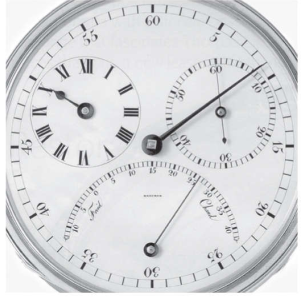
#> input picture Code2/clock.png, 303 x 298 px
$ jupyter execute Lab2.ipynb
#> lines starting #> are read from the running program, lines starting #| are printed output that depends on the picture; after the words box and inside, x2 and y2 are one past the last pixel; in counts of white or black regions, pixels touching at a corner belong together
[cell 1]
import cv2
from google.colab.patches import cv2_imshow

[cell 2]
import numpy as np

[cell 3]
bl_box=np.ones((500,500,3))

[cell 4]
bl_box

[cell 5]
cv2_imshow(bl_box)

[cell 6]
image_rec = cv2.rectangle(bl_box,(0,0),(500,500),(255,255,255),cv2.FILLED)
#> bl_box: shape (500, 500, 3) float64; every value is 255

[cell 7]
cv2_imshow(image_rec)

[cell 8]
image_cir = cv2.circle(image_rec,(150,150), 100, (0,0,0),cv2.FILLED)
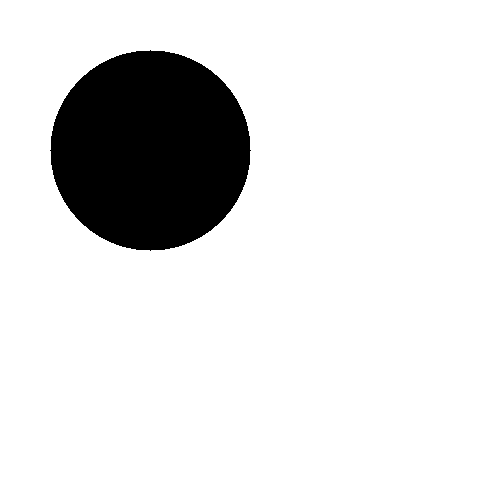
#> image_cir: shape (500, 500, 3) float64; 87.4% white; 1 black region, box (x1, y1, x2, y2) and area: (50, 50, 251, 251) 31417

[cell 9]
cv2_imshow(image_cir)

[cell 10]
image1=image_cir

[cell 11]
image1

[cell 12]
bl_box1=np.ones((500,500,3))

[cell 13]
image_rec1 = cv2.rectangle(bl_box1,(0,0),(500,500),(255,255,255),cv2.FILLED)

[cell 14]
cv2_imshow(image_rec1)

[cell 15]
image_rec2 = cv2.rectangle(bl_box1,(0,0),(100,100),(0,0,255),cv2.FILLED)

[cell 16]
cv2_imshow(image_rec2)

[cell 17]
image_2=image_rec2

[cell 18]
cv2_imshow(image_2)

[cell 19]
cv2_imshow(image1)

[cell 20]
image_3=image1+image_2
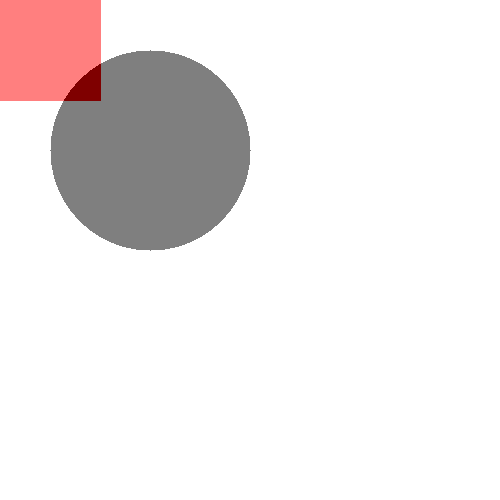
#> image_3: shape (500, 500, 3) float64; mean of channels 0, 1, 2 467.5, 467.5, 478; drawn with min black and max white

[cell 21]
cv2_imshow(image_3)

[cell 22]
img_4= cv2.addWeighted(image1, 0.3, image_2, 0.7, 0)
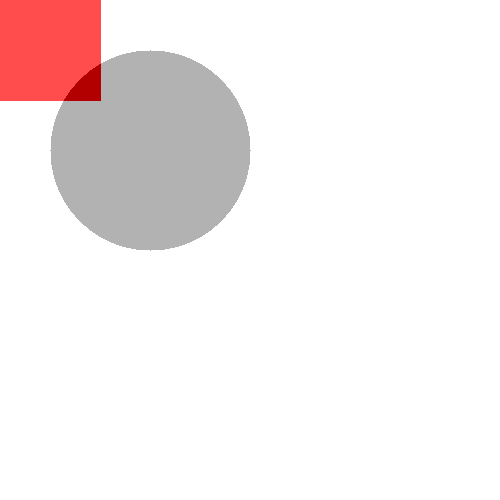
#> img_4: shape (500, 500, 3) float64; mean of channels 0, 1, 2 238.1, 238.1, 245.4; drawn as B, G, R

[cell 23]
cv2_imshow(img_4)

[cell 24]
img_4

[cell 25]
image_5=cv2.subtract(image1,image_2)
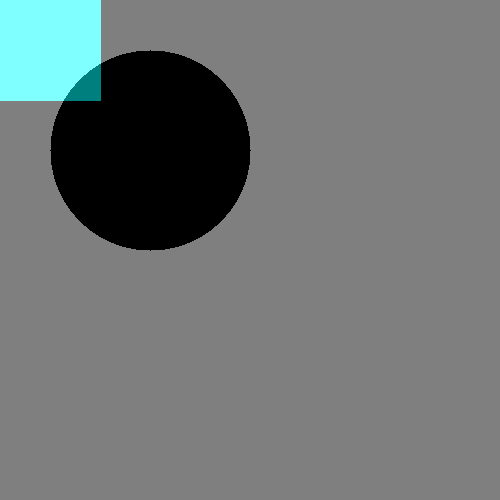
#> image_5: shape (500, 500, 3) float64; mean of channels 0, 1, 2 -21.6, -21.6, -32; drawn with min black and max white

[cell 26]
cv2_imshow(image_5)

[cell 27]
image_6=cv2.multiply(image1,image_2)

[cell 28]
cv2_imshow(image_6)

[cell 29]
image_7=cv2.divide(image1,image_2)
#> image_7: shape (500, 500, 3) float64; 2.72% of the values are NaN or infinite; the others: min 0, max 1, mean 0.873

[cell 30]
cv2_imshow(image_7)

[cell 31]
bitwiseAnd = cv2.bitwise_and(image1, image_2)

[cell 32]
cv2_imshow(bitwiseAnd)

[cell 33]
bitwiseOR = cv2.bitwise_or(image1, image_2)
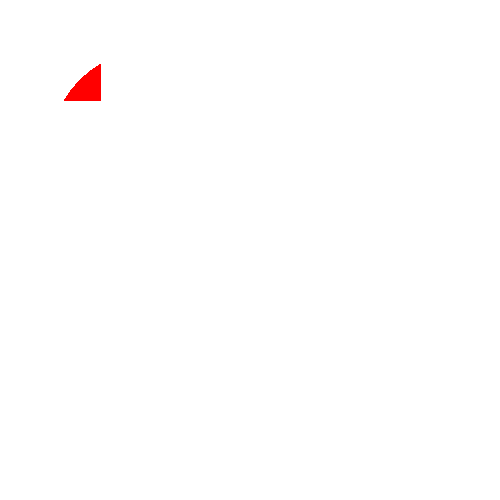
#> bitwiseOR: shape (500, 500, 3) float64; mean of channels 0, 1, 2 254.2, 254.2, 255; drawn as B, G, R

[cell 34]
cv2_imshow(bitwiseOR)

[cell 35]
bitwisenot2 = cv2.bitwise_not(image_2)
#> bitwisenot2: shape (500, 500, 3) float64; 2.72% of the values are NaN or infinite; the others: min -0.0157, max -0.0157, mean -0.0157

[cell 36]
cv2_imshow(bitwisenot2)

[cell 37]
clk=cv2.imread('clock.png')
#> clk is the input picture: shape (298, 303, 3); mean B, G, R 219.8, 217.2, 216.2

[cell 38]
cv2_imshow(clk)

[cell 39]
np.mean(clk)
#> Out = 217.7

[cell 40]
clk

[cell 41]
clk1=clk+2
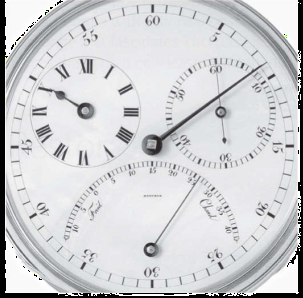
#> clk1: shape (298, 303, 3); mean B, G, R 210.4, 207.8, 206.9

[cell 42]
clk1

[cell 43]
np.mean(clk1)
#> Out = 208.4

[cell 44]
clk3=255-clk
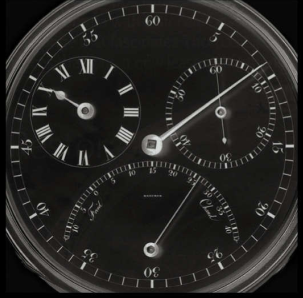
#> clk3: shape (298, 303, 3); mean B, G, R 35.2, 37.8, 38.8

[cell 45]
from google.colab.patches import cv2_imshow

[cell 46]
cv2_imshow(clk3)

[cell 47]
ref = cv2.imread('reference.png',-1)
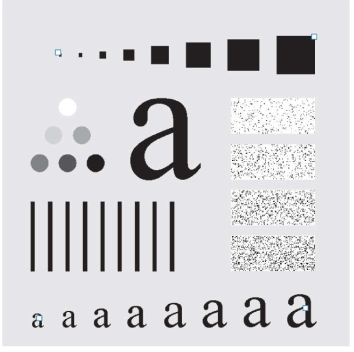
#> input picture Code2/reference.png, 354 x 352 px
#> ref is the input picture: shape (352, 354, 3); mean B, G, R 215.4, 211.9, 212.9
align = cv2.imread('input.png',-1)
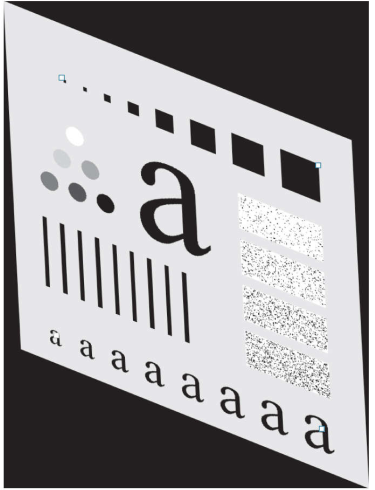
#> input picture Code2/input.png, 375 x 490 px
#> align is the input picture: shape (490, 375, 3); mean B, G, R 157.3, 154.6, 156.5

cv2_imshow(align)

#cv2.cvtColor() method is used to convert an image from one color space to another.

#COLOR_BGR2GRAY    grey color space conversion
img1 = cv2.cvtColor(align, cv2.COLOR_BGR2GRAY)
img2 = cv2.cvtColor(ref, cv2.COLOR_BGR2GRAY)
height, width = img2.shape
#> height = 352; width = 354

#creating an object of ORB() function to detect the key points in the image
#key points mean corner points
orb_detector = cv2.ORB_create(5000)

#ORB_object.detect() function to detect the key points from a given image.
#ORB_object.compute() function to compute the descriptors for a given image.

kp1, d1 = orb_detector.detectAndCompute(img1, None)
#> kp1 = 3017 keypoints; strongest (x, y, size): (118, 361, 31), (113, 352, 31), (89, 355, 31), (84, 351, 31)
kp2, d2 = orb_detector.detectAndCompute(img2, None)
#> kp2 = 2711 keypoints; strongest (x, y, size): (69, 314, 31), (135, 309, 31), (79, 55, 31), (81, 54, 31)

#BFMatcher:
#   Brute-Force matcher is simple. It takes the descriptor of one feature
#      in first set and is matched with all other features in second set using
#        some distance calculation. And the closest one is returned.

matcher = cv2.BFMatcher(cv2.NORM_HAMMING, crossCheck = True)

# Matcher.match() method to get the best matches in two images.
matches = matcher.match(d1, d2)
#> matches = 848 matches

#We sort them in ascending order of their distances so that best matches
# (with low distance) come to front. Then we draw only first 10 matches
sorted(matches, key=lambda x: x.distance)
matches = matches[:int(len(matches)*0.9)]
#> matches = 763 matches
no_of_matches = len(matches)
#> no_of_matches = 763

#2D array object
p1 = np.zeros((no_of_matches, 2))
p2 = np.zeros((no_of_matches, 2))

for i in range(len(matches)):
  p1[i, :] = kp1[matches[i].queryIdx].pt
  p2[i, :] = kp2[matches[i].trainIdx].pt
#> after the loop, p1 = 763 pairs, first value 40.8 to 330, second value 74.3 to 447.6; p2 = 763 pairs, first value 31 to 316, second value 34 to 320

#Homography Transform: perspective tranformation

homography, mask = cv2.findHomography(p1, p2, cv2.RANSAC)
#> homography = [[0.997, -0.0465, -0.423], [-0.404, 1, -1.07], [-5.46e-05, 2.13e-06, 1]]; mask = 763 values, max 1 at index 0, min 0 at index 2, mean 0.556

#warpPerspective:   Fitting the new photo as the size of original photo.
transformed_img = cv2.warpPerspective(align,
                    homography, (width, height))
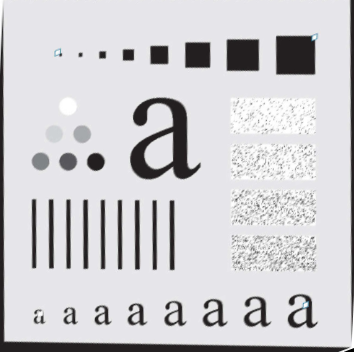
#> transformed_img: shape (352, 354, 3); mean B, G, R 207.6, 204.1, 205.2

cv2_imshow(transformed_img)
#print(ref)

[cell 48]
kp1
#> Out has the same summary as kp1
